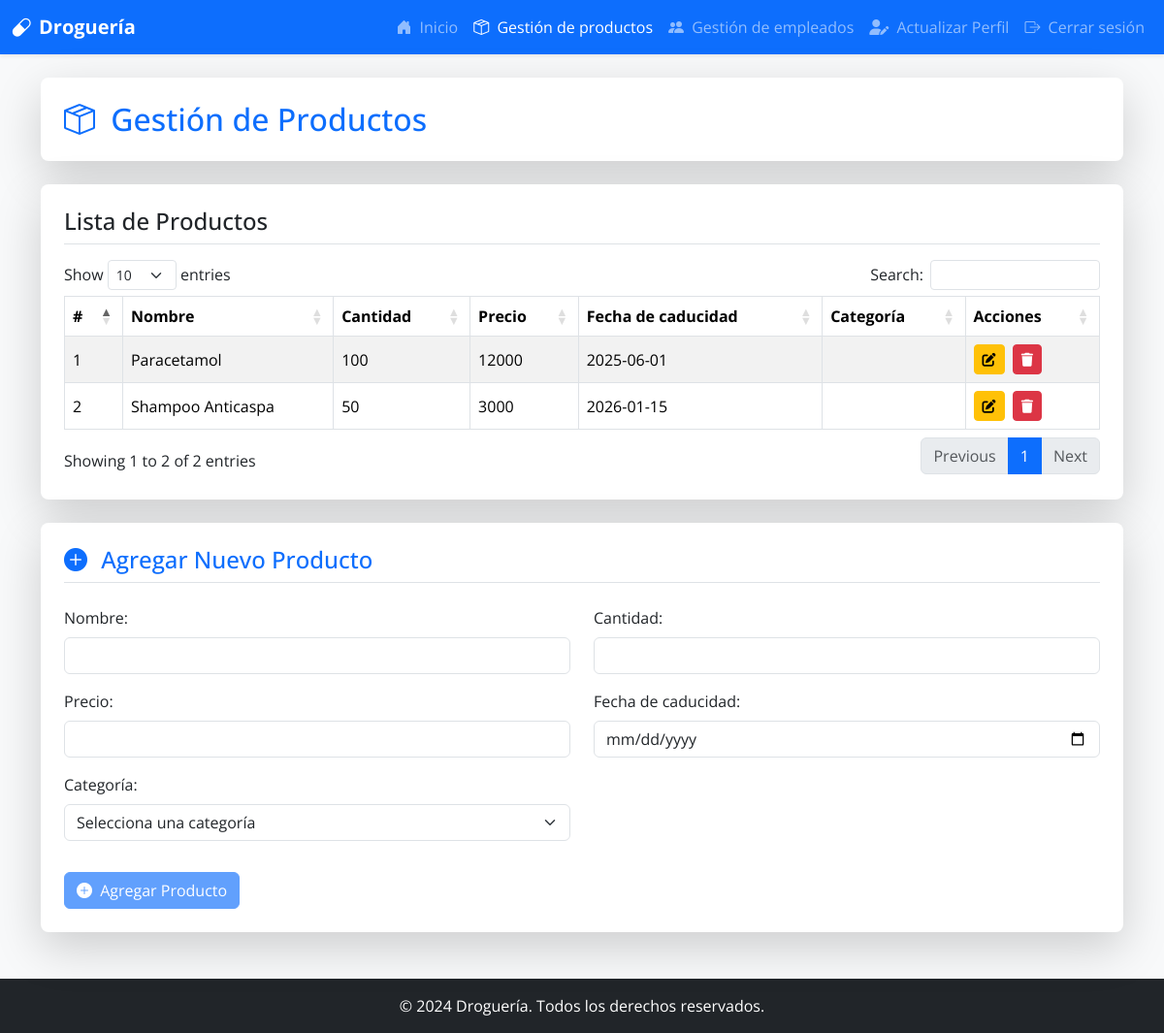
The app's page /productosDB (signed in), older data.
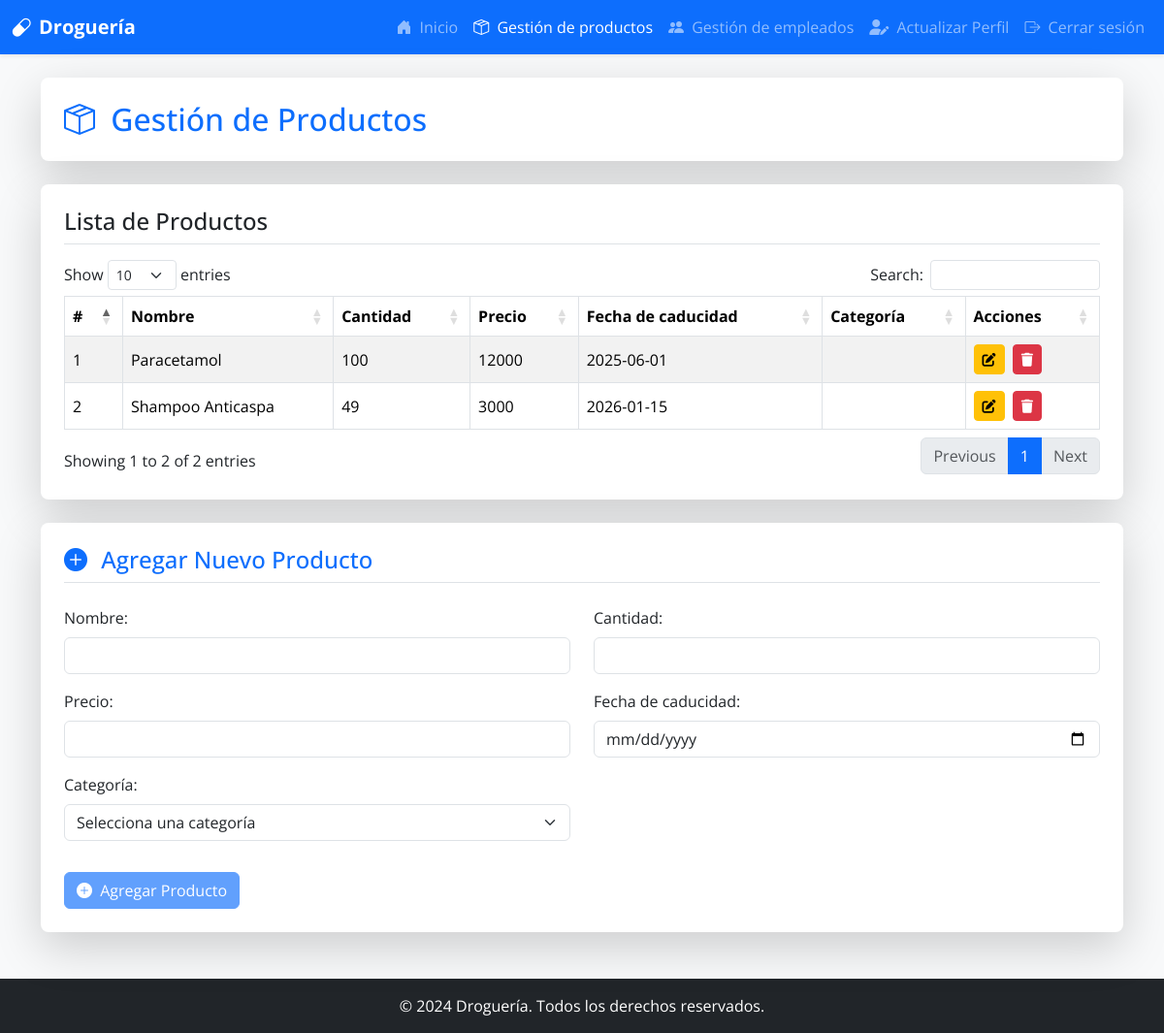
The same page, newer data.
### models.py (models this page shows)
class Producto(db.Model):
    __tablename__ = 'productos'
    producto_ID = db.Column(db.Integer, primary_key=True, autoincrement=True)
    categoria_FK = db.Column(db.Integer, db.ForeignKey('categoria.categoria_ID', ondelete='CASCADE'), nullable=False)
    nombre_producto = db.Column(db.String(150), nullable=False)
    cantidad = db.Column(db.Integer, nullable=False)
    precio = db.Column(db.Integer, nullable=False)
    fecha_caducidad = db.Column(db.Date, nullable=False)
    facturas_detalle = db.relationship('FacturaDetalle', backref='producto', cascade='all, delete')
    inventario = db.relationship('Inventario', backref='producto', cascade='all, delete')

### app.py (the view)
@app.route('/productosDB')
@login_required
def productosDB():
    if db.session.get(Rol, current_user.rol_FK).rol_usuario != "administrador":
        flash('Acceso no autorizado', 'danger')
        return redirect(url_for('adminMain'))
    categorias = Categoria.query.all()
    search_query = request.args.get('search', '', type=str)
    if search_query:
        productos = Producto.query.filter(Producto.nombre_producto.ilike(f"%{search_query}%")).all()
    else:
        productos = Producto.query.all()
    return render_template('productosDB.html', productos=productos, search_query=search_query, categorias=categorias)

### app.py (called while the page is built)
@login_manager.user_loader
def load_user(user_id):
    return db.session.get(Usuario, int(user_id))

### templates/productosDB.html (shortened to what the changed rows need)
<!DOCTYPE html>
<html lang="es">
<head>
    <link href="https://cdn.jsdelivr.net/npm/bootstrap@5.3.2/dist/css/bootstrap.min.css" rel="stylesheet">
    <link href="https://cdn.jsdelivr.net/npm/bootstrap-icons@1.11.1/font/bootstrap-icons.css" rel="stylesheet">
    <link rel="stylesheet" href="https://cdnjs.cloudflare.com/ajax/libs/font-awesome/6.5.2/css/all.min.css">
    <link href="https://cdn.datatables.net/1.13.6/css/dataTables.bootstrap5.min.css" rel="stylesheet">
</head>
<body class="bg-light">
    <main class="container mt-4 mb-5">
        <div class="card shadow-lg p-4 rounded-3 border-0 bg-white mb-4">
            <h2 class="card-title text-primary mb-0">
                <i class="bi bi-box-seam me-2"></i> Gestión de Productos
            </h2>
        </div>
        <div class="card shadow-lg p-4 rounded-3 border-0 bg-white mb-4">
            <div class="table-responsive">
                <table id="productosTable" class="table table-striped table-hover table-bordered align-middle">
                    <thead class="bg-primary text-white">
                        <tr>
                            <th scope="col">#</th>
                            <th scope="col">Nombre</th>
                            <th scope="col">Cantidad</th>
                            <th scope="col">Precio</th>
                            <th scope="col">Fecha de caducidad</th>
                            <th scope="col">Categoría</th>
                            <th scope="col">Acciones</th>
                        </tr>
                    </thead>
                    <tbody>
                        {% for producto in productos %}
                        <tr>
                            <td>{{ loop.index }}</td>
                            <td>{{ producto.nombre_producto }}</td>
                            <td>{{ producto.cantidad }}</td>
                            <td>{{ producto.precio }}</td>
                            <td>{{ producto.fecha_caducidad }}</td>
                            <td>{{ producto.categoria_nombre }}</td>
                            <td>
                                <a href="{{ url_for('edit_producto', id=producto.producto_ID) }}" class="btn btn-warning btn-sm me-1" title="Editar Producto">
                                    <i class="fas fa-edit"></i>
                                </a>
                                <form action="{{ url_for('delete_producto', id=producto.producto_ID) }}"
                                      method="POST"
                                      onsubmit="return confirm('¿Seguro que quieres eliminar este producto? Esta acción es irreversible.')"
                                      style="display:inline;">
                                    <button type="submit" class="btn btn-danger btn-sm" title="Eliminar Producto">
                                        <i class="fas fa-trash"></i>
                                    </button>
                                </form>
                            </td>
                        </tr>
                        {% endfor %}
                    </tbody>
                </table>
            </div>
        </div>
    </main>
</body>
</html>

Row changes from the older to the newer data that the page shows:
changed Producto "Shampoo Anticaspa": cantidad "50" → "49"
